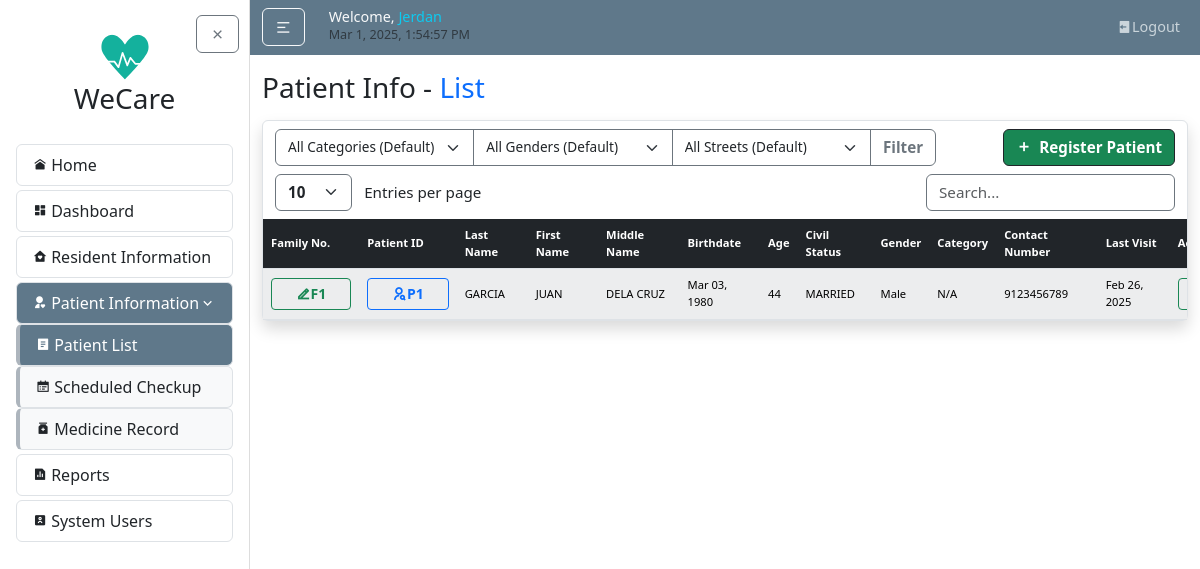
Page /patients/ (signed in) on the earlier database version.
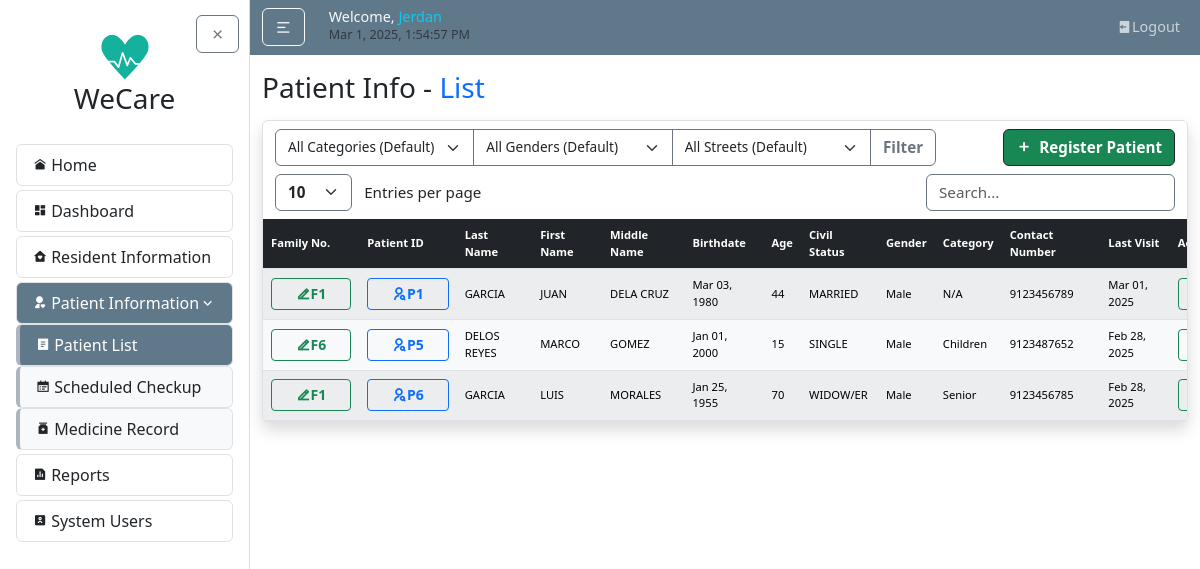
Same page on the later database version.
### patientInfo/models.py (models this page shows, shortened)
class Patient(models.Model):
    patientID = models.CharField(max_length=10, unique=True, editable=False, default="P0")
    resident = models.OneToOneField(Resident, on_delete=models.CASCADE)
    @property
    def last_visit_date(self):
        latest_record = self.medical_records.order_by('-last_visited').first()
        return latest_record.last_visited if latest_record else None

class MedicalRecord(models.Model):
    patient = models.ForeignKey(Patient, on_delete=models.CASCADE, related_name="medical_records")
    concern = models.CharField(max_length=255)
    description = models.TextField(null=True, blank=True)
    last_visited = models.DateField()

### residentInfo/models.py (models this page shows, shortened)
class Resident(models.Model):
    id = models.CharField(max_length=10, primary_key=True, editable=False)
    family = models.ForeignKey(Family, on_delete=models.CASCADE, related_name='residents', null=True)
    last_name = models.CharField(max_length=100, default="--")
    first_name = models.CharField(max_length=100, default="--")
    middle_name = models.CharField(max_length=100, blank=True, null=True, default="--")
    relationship_to_head = models.CharField(max_length=50, default="--")
    birthdate = models.DateField(default=datetime.date(2000, 1, 1))
    age = models.PositiveIntegerField(default=0)
    civil_status = models.CharField(max_length=50, default="--")
    gender = models.CharField(max_length=20, choices=GENDER_CHOICES, default="Male")
    category = models.CharField(max_length=20, choices=CATEGORY_CHOICES, default='N/A')
    present_address = models.CharField(max_length=255, default="--")
    contact_number = models.CharField(max_length=20, default="--")
    date_updated = models.DateTimeField(auto_now=True)

class Family(models.Model):
    family_no = models.CharField(max_length=10, primary_key=True, editable=False)
    date_updated = models.DateTimeField(auto_now=True)

### patientInfo/views.py (the view)
# urls.py: path('', views.patient_list, name='patient-list'),
@login_required
def patient_list(request):
    category = request.GET.get('category', '')
    gender = request.GET.get('gender', '')
    street = request.GET.get('street', '')
    patients = Patient.objects.select_related('resident').all()
    if category:
        patients = patients.filter(resident__category=category)
    if gender:
        patients = patients.filter(resident__gender=gender)
    if street:
        patients = patients.filter(resident__present_address__icontains=street)
    patients = patients.order_by('patientID')
    return render(request, 'patientInfo/patient_list.html', {'patients': patients})

### patientInfo/templates/patientInfo/patient_list.html (shortened to what this page needs)
{% extends "home/layout.html" %}
{% load static %}
{% block body %}
<h3 class="mb-3">Patient Info - <span class="text-primary">List</span></h3>
<article class="content-section border rounded p-0 shadow">
    <div class="container">
      <div class="row mt-2">
        <div class="col-auto">
          <form method="get" action="">
            <div class="input-group">
                <select name="category" class="form-select border-secondary" style="cursor: pointer; vertical-align: middle; font-size: calc(0.7rem + 0.2vw);">
                  <option value="" {% if not request.GET.category %}selected{% endif %}>All Categories (Default)</option>
                </select>
                <select name="gender" class="form-select border-secondary" style="cursor: pointer; vertical-align: middle; font-size: calc(0.7rem + 0.2vw);">
                  <option value="" {% if not request.GET.gender %}selected{% endif %}>All Genders (Default)</option>
                </select>
                <select name="street" class="form-select border-secondary" style="cursor: pointer; vertical-align: middle; font-size: calc(0.7rem + 0.2vw);">
                  <option value="" {% if not request.GET.street %}selected{% endif %}>All Streets (Default)</option>
                </select>
                <button type="submit" class="btn btn-outline-secondary fw-bold" style="font-size: calc(0.8rem + 0.2vw);">Filter</button>
            </div>
          </form>
        </div>
        <div class="col-auto ms-auto">
          <a href="{% url 'patient-select' %}" class="btn btn-success info border-dark fw-bold d-flex align-items-center" style="font-size: calc(0.8rem + 0.2vw);">
            <i class="ri-add-fill" style="font-size: calc(0.6rem + 0.4vw);"></i>
            <span class="ms-2">Register Patient</span>
          </a>
        </div>
      </div>
      <div class="row mt-2">
        <div class="col-auto">
          <select id="customEntries" class="form-select d-inline w-auto border-secondary fw-bold" style="font-size: calc(0.8rem + 0.2vw); cursor: pointer; vertical-align: middle;">
            <option value="10">10</option>
          </select>
          <span class="d-inline ms-2" style="font-size: calc(0.8rem + 0.2vw); vertical-align: middle;">Entries per page</span>
        </div>
        <div class="col-auto ms-auto">
          <input type="text" id="searchBar" class="form-control d-inline w-auto border-secondary" placeholder="Search..." style="font-size: calc(0.8rem + 0.2vw); vertical-align: middle;">
        </div>
      </div>
    </div>
    <div class="table-responsive mt-2">
        <table id="dataTable" class="table table-light table-striped text-center m-0 projectTables">
        <thead class="table-dark">
          <tr>
            <th class="text-start">Family No.</th>
            <th class="text-start">Patient ID</th>
            <th class="text-start">Last Name</th>
            <th class="text-start">First Name</th>
            <th class="text-start">Middle Name</th>
            <th class="text-start">Birthdate</th>
            <th class="text-start">Age</th>
            <th class="text-start">Civil Status</th>
            <th class="text-start">Gender</th>
            <th class="text-start">Category</th>
            <th class="text-start">Contact Number</th>
            <th class="text-start">Last Visit</th>
            <th class="text-start">Action</th>
          </tr>
        </thead>
        <tbody>
            {% for patient in patients %}
            <tr>
                <td class="text-start">
                  <a href="{% url 'family-update' patient.resident.family.family_no %}"
                     class="btn btn-sm btn-outline-success fw-bold px-4">
                    <i class="ri-edit-2-line"></i>{{ patient.resident.family.family_no }}
                  </a>
                </td>
                <td class="text-start">
                  <a href="{% url 'patient-detail' patient.patientID %}" class="btn btn-sm btn-outline-primary fw-bold px-4">
                    <i class="ri-user-search-line"></i>{{ patient.patientID }}
                  </a>
                </td>
                <td class="text-start">{{ patient.resident.last_name }}</td>
                <td class="text-start">{{ patient.resident.first_name }}</td>
                <td class="text-start">{{ patient.resident.middle_name }}</td>
                <td class="text-start">{{ patient.resident.birthdate|date:"M d, Y" }}</td>
                <td class="text-start">{{ patient.resident.age }}</td>
                <td class="text-start">{{ patient.resident.civil_status }}</td>
                <td class="text-start">{{ patient.resident.gender }}</td>
                <td class="text-start">{{ patient.resident.category }}</td>
                <td class="text-start">{{ patient.resident.contact_number }}</td>
                <td class="text-start">
                  {% if patient.last_visit_date %}
                    {{ patient.last_visit_date|date:"M d, Y" }}
                  {% else %}
                    --
                  {% endif %}
                </td>
                <td>
                    <div class="d-flex">
                      <a href="{% url "patient-update" patient.patientID %}" class="btn btn-sm btn-outline-success fw-bold flex-fill me-1">
                      </a>
                    </div>
                </td>
            </tr>
            {% endfor %}
        </tbody>
        </table>
    </div>
</article>
{% endblock body %}

### home/templates/home/layout.html (shortened to what this page needs)
{% load static %}
<!DOCTYPE html>
<html lang="en">
<head>
  <link rel="stylesheet" type="text/css" href="{% static 'home/main.css' %}">
  <link href="https://cdn.jsdelivr.net/npm/bootstrap@5.3.3/dist/css/bootstrap.min.css" rel="stylesheet">
  <link rel="stylesheet" href="https://cdnjs.cloudflare.com/ajax/libs/remixicon/4.6.0/remixicon.css">
  <link rel="stylesheet" href="//cdn.datatables.net/2.2.2/css/dataTables.dataTables.min.css">
  <link rel="stylesheet" href="https://cdn.jsdelivr.net/npm/flatpickr/dist/flatpickr.min.css">
</head>
<body>
  {% include "home/sidebar.html" %}
    <div id="content-wrapper" class="flex-grow-1">
      <header class="site-header">
        <nav class="navbar navbar-expand-md navbar-dark bg-steel">
          <div class="container">
            <div class="navbar-nav align-items-xl-center">
              <button id="sidebarToggle" class="btn btn-outline-light me-3 my-auto">
                <i class="ri-menu-2-line"></i>
              </button>
            </div>
            <div class="ms-2 me-auto">
              <h5 class="d-flex align-items-end gap-1 mb-1">
                  <span class="text-light nav-font">
                      {% if user.is_authenticated %}Welcome, <span class="text-info">{{ request.user }}</span> <br>{% endif %}
                      <small id="clock" class="my-auto text-muted text-light"></small>
                  </span>
              </h5>
            </div>
            <div class="navbar-nav ms-auto nav-font">
              {% if user.is_authenticated %}
                <a class="nav-item nav-link" href="{% url "logout" %}"><i class="ri-logout-box-fill "></i>Logout</a>
              {% endif %}
            </div>
          </div>
        </nav>
      </header>
      <main id="main-content" role="main" class="container mt-3">
          <div class="row">
            <div class="col">
              {% block body %}{% endblock %}
            </div>
          </div>
      </main>
    </div>
  </div>
</body>
</html>

### home/templates/home/sidebar.html
{% load static %}
  <div id="page-wrapper" class="d-flex" style="min-height: 100vh;">
    <div id="sidebar" class="sidebar active">
      <div class="p-3" style="position: relative;">
        <button id="sidebarClose" class="btn btn-outline-secondary m-0" style="position: absolute!important; top: 15px!important; right: 10px!important;">
          <i class="ri-close-line"></i>
        </button>
        <div class="sidebar-logo p-3 text-center">
          <a href="{% url "home" %}" class="nav-link">
              <img src="{% static 'home/images/WeCareLogo.svg' %}" alt="Logo" class="img-fluid logo-small">
              <h3 class="">WeCare</h3>
          </a>
        </div>
        <ul class="list-group my-1">
          <a href="{% url "home" %}" class="nav-link {% if request.path == '/' %}active{% endif %} rounded">
            <li class="list-group-item d-flex align-items-center menu-item">
              <i class="ri-home-9-fill me-1 menu-icons"></i>Home
            </li>
          </a>
        </ul>
        <ul class="list-group my-1">
            <a href="{% url "dashboard" %}" class="nav-link {% if '/dashboard/' in request.path %}active{% endif %} rounded">
              <li class="list-group-item d-flex align-items-center menu-item">
                <i class="ri-dashboard-fill me-1 menu-icons"></i>Dashboard
              </li>
            </a>
        </ul>
        <ul class="list-group my-1">
          <a href="{% url "resident-list" %}" class="nav-link {% if '/residents/' in request.path %}active{% endif %} rounded">
            <li class="list-group-item d-flex align-items-center menu-item">
              <i class="ri-home-heart-fill me-1 menu-icons"></i>Resident Information
            </li>
          </a>
        </ul>
        <ul class="list-group my-1">
            <a class="nav-link rounded patient-nav-toggle {% if '/patients/' in request.path or '/medicines/' in request.path %}active{% endif %}" href="#" id="patientToggle">
            <li class="list-group-item d-flex align-items-center menu-item">
              <i class="ri-user-heart-fill me-1 menu-icons"></i>
              <span>Patient Information</span>
              <i class="ri-arrow-down-s-line ms-auto"></i>
            </li>
            </a>
            <div class="collapse {% if '/patients/' in request.path or '/medicines/' in request.path %}show{% endif %}" id="patientDropdown">
            <a href="{% url "patient-list" %}" class="nav-link rounded patient-nav-item {% if '/patients/' in request.path %}active{% endif %}">
              <li class="list-group-item d-flex align-items-center menu-item">
              <i class="ri-file-list-2-fill me-1 menu-icons"></i>
                Patient List
              </li>
            </a>
            <a href="#" class="nav-link rounded patient-nav-item">
              <li class="list-group-item d-flex align-items-center menu-item">
              <i class="ri-calendar-todo-fill me-1 menu-icons"></i>
              Scheduled Checkup
              </li>
            </a>
            <a href="{% url "medicine-list" %}" class="nav-link rounded patient-nav-item {% if '/medicines/' in request.path %}active{% endif %}">
              <li class="list-group-item d-flex align-items-center menu-item">
              <i class="ri-medicine-bottle-fill me-1 menu-icons"></i>
              Medicine Record
              </li>
            </a>
            </div>
        </ul>
        <ul class="list-group my-1">
          <a href="#" class="nav-link rounded">
            <li class="list-group-item d-flex align-items-center menu-item">
              <i class="ri-file-chart-fill me-1 menu-icons"></i>Reports
            </li>
          </a>
        </ul>
        <ul class="list-group my-1">
          <a href="{% url "account-list" %}" class="nav-link {% if '/users/' in request.path %}active{% endif %} rounded">
            <li class="list-group-item d-flex align-items-center menu-item">
              <i class="ri-account-box-2-fill me-1 menu-icons"></i>System Users
            </li>
          </a>
        </ul>
      </div>
    </div>

### home/static/home/main.css (style rules this page uses)
body { background: #fafafa; color: #333333; }
h1, h2, h3, h4, h5, h6 { color: #444444; font-size: calc(1rem + 0.8vw); margin-bottom: 1rem; }
.bg-steel { background-color: #5f788a; }
.site-header { position: sticky; top: 0; z-index: 1000; }
.navbar-nav { flex-wrap: wrap; gap: 0.5rem; }
.navbar-nav .nav-link { color: #cbd5db; transition: color 0.2s ease; }
.nav-font { font-size: clamp(0.7rem, 1.2vw, 1rem); }
.content-section { background: #ffffff; padding: 1.25rem; border: 1px solid #dddddd; border-radius: 0.5rem; margin-bottom: 1.5rem; }
#page-wrapper { display: flex; min-height: 100vh; }
#content-wrapper { flex: 1; min-width: 0; transition: margin-left 0.3s ease; }
.sidebar { width: clamp(250px, 20vw, 300px); min-width: 0; background: #ffffff; border-right: 1px solid #ddd; transition: all 0.3s ease; overflow-y: auto; }
.patient-nav-toggle li { transition: background-color 0.3s ease; }
.patient-nav-item li { background-color: #f8f9fa; border-left: 4px solid #adb5bd; color: #212529; transition: background-color 0.3s ease; }
.menu-icons { font-size: calc(0.1rem + 1vw) !important; }
.menu-item { transition: background-color 0.3s ease, color 0.3s ease; }
.nav-link.active .menu-item { background-color: #5F788A; color: white; }
.logo-small { width: 50px; height: auto; max-width: 100%; }
.projectTables { min-width: 992px; font-size: calc(0.55rem + 0.2vw); margin-bottom: 0; }
.projectTables th, .projectTables td { padding: calc(5px + 0.2vw) calc(8px + 0.2vw); vertical-align: middle; border-color: #dee2e6; text-align: center; }
.projectTables thead th { font-weight: 600; }
button, input[type="submit"] { margin-top: 10px; }
.container { max-width: 1490px!important; }

Differences in the rows shown:
computed for Patient "JUAN": last_visit_date "Feb 26, 2025" → "Mar 01, 2025"
added Patient: resident.family.family_no "F6", patientID "P5", resident.last_name "DELOS REYES", resident.first_name "MARCO", resident.middle_name "GOMEZ", resident.birthdate "Jan 01, 2000", resident.age "15", resident.civil_status "SINGLE", resident.gender "Male", resident.category "Children", resident.contact_number "9123487652", last_visit_date "Feb 28, 2025"
added Patient: resident.family.family_no "F1", patientID "P6", resident.last_name "GARCIA", resident.first_name "LUIS", resident.middle_name "MORALES", resident.birthdate "Jan 25, 1955", resident.age "70", resident.civil_status "WIDOW/ER", resident.gender "Male", resident.category "Senior", resident.contact_number "9123456785", last_visit_date "Feb 28, 2025"
